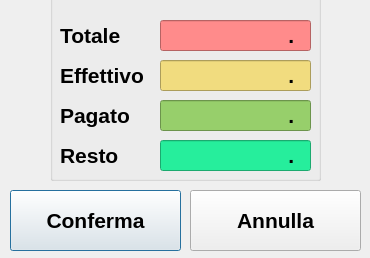
<?xml version="1.0" encoding="UTF-8"?>
<ui version="4.0">
 <class>formpagamento</class>
 <widget class="QDialog" name="formpagamento">
  <property name="geometry">
   <rect>
    <x>0</x>
    <y>0</y>
    <width>370</width>
    <height>258</height>
   </rect>
  </property>
  <property name="font">
   <font>
    <pointsize>16</pointsize>
    <weight>75</weight>
    <bold>true</bold>
   </font>
  </property>
  <property name="windowTitle">
   <string>Dialog</string>
  </property>
  <widget class="QGroupBox" name="groupBox">
   <property name="geometry">
    <rect>
     <x>50</x>
     <y>-20</y>
     <width>271</width>
     <height>201</height>
    </rect>
   </property>
   <property name="title">
    <string/>
   </property>
   <widget class="QLabel" name="lblTotale">
    <property name="geometry">
     <rect>
      <x>10</x>
      <y>40</y>
      <width>71</width>
      <height>31</height>
     </rect>
    </property>
    <property name="text">
     <string>Totale</string>
    </property>
   </widget>
   <widget class="QLabel" name="lblPagato">
    <property name="geometry">
     <rect>
      <x>10</x>
      <y>80</y>
      <width>91</width>
      <height>31</height>
     </rect>
    </property>
    <property name="text">
     <string>Effettivo</string>
    </property>
   </widget>
   <widget class="QLabel" name="lblResto">
    <property name="geometry">
     <rect>
      <x>10</x>
      <y>120</y>
      <width>81</width>
      <height>31</height>
     </rect>
    </property>
    <property name="text">
     <string>Pagato</string>
    </property>
   </widget>
   <widget class="QLabel" name="lblResto_2">
    <property name="geometry">
     <rect>
      <x>10</x>
      <y>160</y>
      <width>71</width>
      <height>31</height>
     </rect>
    </property>
    <property name="text">
     <string>Resto</string>
    </property>
   </widget>
   <widget class="QLineEdit" name="txtTotale">
    <property name="geometry">
     <rect>
      <x>110</x>
      <y>40</y>
      <width>151</width>
      <height>31</height>
     </rect>
    </property>
    <property name="styleSheet">
     <string notr="true">background-color: rgb(255, 139, 139);</string>
    </property>
    <property name="inputMask">
     <string>0000.00</string>
    </property>
    <property name="alignment">
     <set>Qt::AlignRight|Qt::AlignTrailing|Qt::AlignVCenter</set>
    </property>
    <property name="readOnly">
     <bool>true</bool>
    </property>
   </widget>
   <widget class="QLineEdit" name="txtEffettivo">
    <property name="geometry">
     <rect>
      <x>110</x>
      <y>80</y>
      <width>151</width>
      <height>31</height>
     </rect>
    </property>
    <property name="styleSheet">
     <string notr="true">background-color: rgb(241, 220, 127);</string>
    </property>
    <property name="inputMask">
     <string>0000.00</string>
    </property>
    <property name="alignment">
     <set>Qt::AlignRight|Qt::AlignTrailing|Qt::AlignVCenter</set>
    </property>
   </widget>
   <widget class="QLineEdit" name="txtPagato">
    <property name="geometry">
     <rect>
      <x>110</x>
      <y>120</y>
      <width>151</width>
      <height>31</height>
     </rect>
    </property>
    <property name="styleSheet">
     <string notr="true">background-color: rgb(151, 207, 107);</string>
    </property>
    <property name="inputMask">
     <string>0000.00</string>
    </property>
    <property name="alignment">
     <set>Qt::AlignRight|Qt::AlignTrailing|Qt::AlignVCenter</set>
    </property>
   </widget>
   <widget class="QLineEdit" name="txtResto">
    <property name="geometry">
     <rect>
      <x>110</x>
      <y>160</y>
      <width>151</width>
      <height>31</height>
     </rect>
    </property>
    <property name="styleSheet">
     <string notr="true">background-color: rgb(38, 238, 156);</string>
    </property>
    <property name="inputMask">
     <string>0000.00</string>
    </property>
    <property name="alignment">
     <set>Qt::AlignRight|Qt::AlignTrailing|Qt::AlignVCenter</set>
    </property>
    <property name="readOnly">
     <bool>true</bool>
    </property>
   </widget>
  </widget>
  <widget class="QPushButton" name="btnConferma">
   <property name="geometry">
    <rect>
     <x>10</x>
     <y>190</y>
     <width>171</width>
     <height>61</height>
    </rect>
   </property>
   <property name="text">
    <string>Conferma</string>
   </property>
   <property name="icon">
    <iconset resource="regcashresource.qrc">
     <normaloff>:/immagini/check.png</normaloff>:/immagini/check.png</iconset>
   </property>
   <property name="iconSize">
    <size>
     <width>48</width>
     <height>48</height>
    </size>
   </property>
  </widget>
  <widget class="QPushButton" name="btnAnnulla">
   <property name="geometry">
    <rect>
     <x>190</x>
     <y>190</y>
     <width>171</width>
     <height>61</height>
    </rect>
   </property>
   <property name="text">
    <string>Annulla</string>
   </property>
   <property name="icon">
    <iconset resource="regcashresource.qrc">
     <normaloff>:/immagini/close.png</normaloff>:/immagini/close.png</iconset>
   </property>
   <property name="iconSize">
    <size>
     <width>48</width>
     <height>48</height>
    </size>
   </property>
  </widget>
 </widget>
 <resources>
  <include location="regcashresource.qrc"/>
 </resources>
 <connections/>
</ui>
